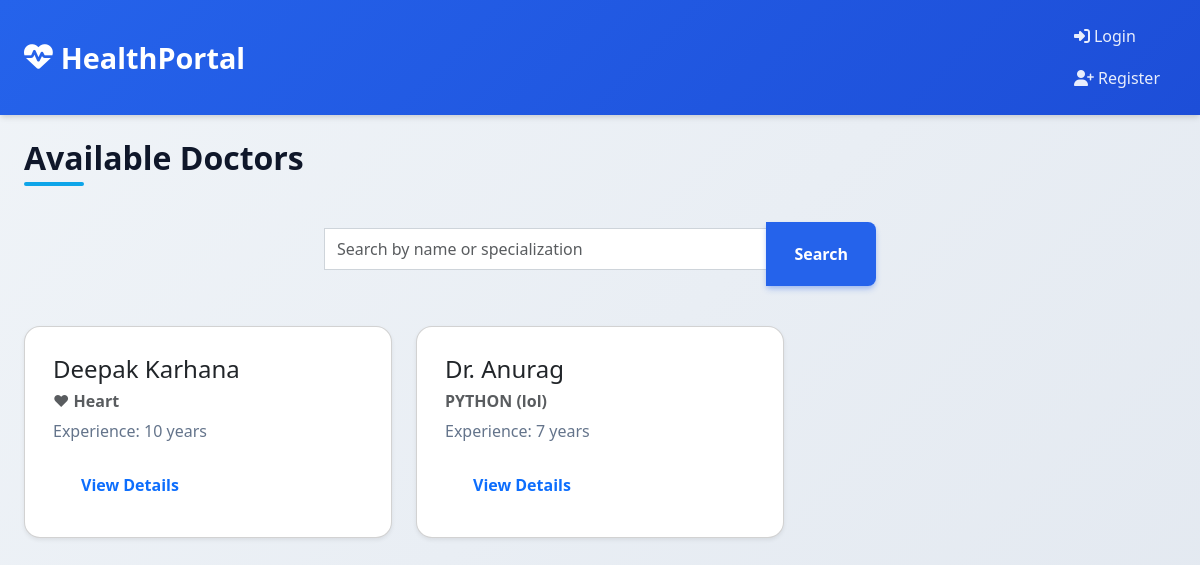
The app's page /doctors/, older data.
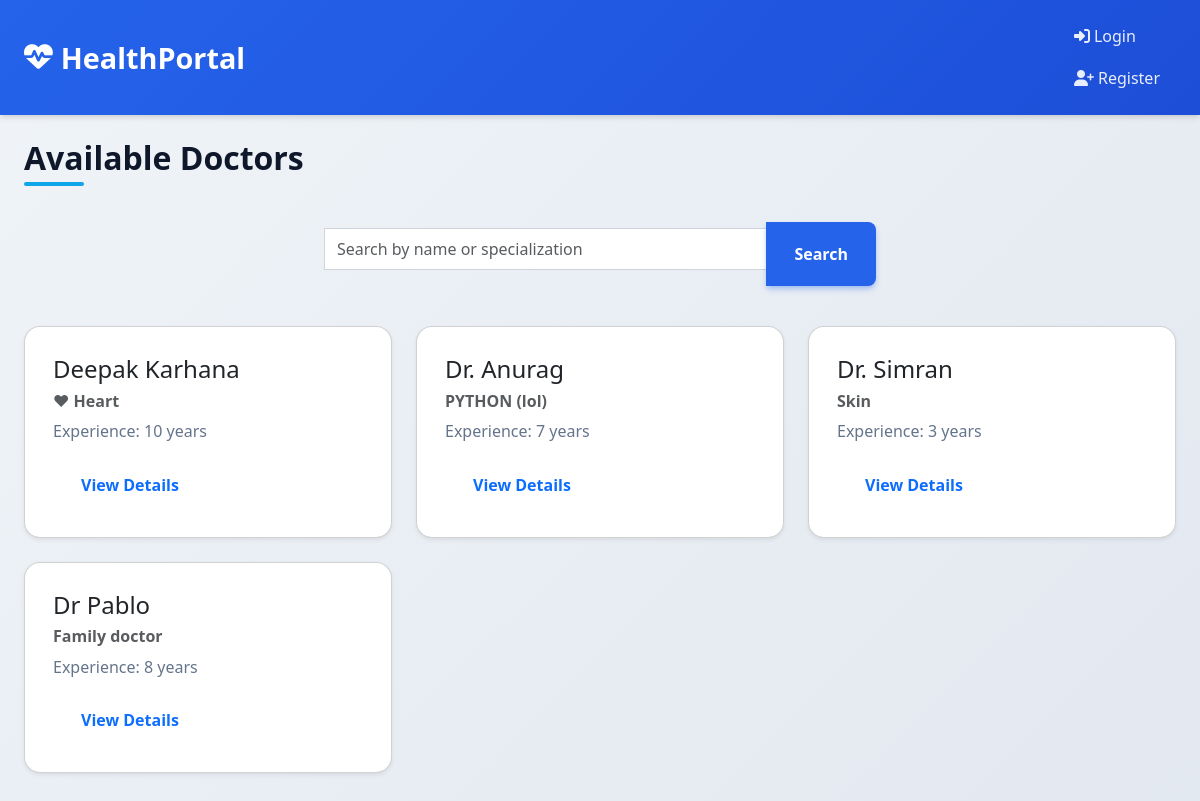
The same page, newer data.
### core/models.py (models this page shows, shortened)
class Doctor(models.Model):
    name = models.CharField(max_length=100)
    specialization = models.CharField(max_length=100)
    experience = models.PositiveIntegerField()
    description = models.TextField(blank=True)

### core/views.py (the view)
# urls.py: path('doctors/', views.doctor_list, name='doctor_list'),
def doctor_list(request):
    doctors = Doctor.objects.all()
    query = request.GET.get('q')
    if query:
        doctors = doctors.filter(specialization__icontains=query) | doctors.filter(name__icontains=query)
    return render(request, 'doctor_list.html', {'doctors': doctors})

### templates/doctor_list.html (shortened to what this page needs)
{% load static %}
<!DOCTYPE html>
<html lang="en">
<head>
    <link href="https://cdn.jsdelivr.net/npm/bootstrap@5.3.3/dist/css/bootstrap.min.css" rel="stylesheet" />
    <link rel="stylesheet" href="{% static 'css/style.css' %}" />
    <link rel="stylesheet" href="https://cdnjs.cloudflare.com/ajax/libs/font-awesome/6.4.0/css/all.min.css" />
</head>
<body>
    {% include 'includes/navbar.html' %}
    <div class="container mt-4">
        <h2>Available Doctors</h2>
        <form method="get" class="input-group mb-3">
            <input type="text" name="q" class="form-control" placeholder="Search by name or specialization" value="{{ request.GET.q }}">
            <button type="submit" class="btn btn-primary">Search</button>
        </form>
        {% if doctors %}
            <div class="row">
                {% for doctor in doctors %}
                <div class="col-md-4 mb-4">
                    <div class="card h-100 shadow-sm">
                        <div class="card-body">
                            <h5 class="card-title">{{ doctor.name }}</h5>
                            <h6 class="card-subtitle mb-2 text-muted">{{ doctor.specialization }}</h6>
                            <p class="card-text">Experience: {{ doctor.experience }} years</p>
                            <a href="{% url 'doctor_detail' doctor.id %}" class="btn btn-outline-primary">View Details</a>
                        </div>
                    </div>
                </div>
                {% endfor %}
            </div>
        {% else %}
            <p>No doctors found.</p>
        {% endif %}
    </div>
</body>
</html>

### templates/includes/navbar.html
<nav class="navbar navbar-expand-lg navbar-dark bg-primary">
  <div class="container">
    <a class="navbar-brand" href="{% url 'home' %}">
      <i class="fas fa-heartbeat"></i> HealthPortal
    </a>
    <div class="nav-links">
      {% if user.is_authenticated %}
        <a class="nav-link" href="{% url 'profile' %}">
          <i class="fas fa-user-circle me-1"></i>My Profile
        </a>
        <a class="nav-link" href="{% url 'logout' %}">
          <i class="fas fa-sign-out-alt me-1"></i>Logout
        </a>
      {% else %}
        <a class="nav-link" href="{% url 'login' %}">
          <i class="fas fa-sign-in-alt me-1"></i>Login
        </a>
        <a class="nav-link" href="{% url 'register' %}">
          <i class="fas fa-user-plus me-1"></i>Register
        </a>
      {% endif %}
    </div>
  </div>
</nav>

### static/css/style.css (style rules this page uses)
:root { --primary: #2563eb; --primary-dark: #1d4ed8; --secondary: #0f172a; --accent: #0ea5e9; --light: #f8fafc; --gray: #64748b; --success: #10b981; --card-shadow: 0 20px 25px -5px rgba(0, 0, 0, 0.1), 0 8px 10px -6px rgba(0, 0, 0, 0.1); --hover-shadow: 0 25px 50px -12px rgba(0, 0, 0, 0.25); --transition: all 0.3s cubic-bezier(0.4, 0, 0.2, 1); }
* { box-sizing: border-box; margin: 0; padding: 0; }
body { font-family: 'Segoe UI', system-ui, -apple-system, sans-serif; background: linear-gradient(135deg, #f0f4f8 0%, #e2e8f0 100%); color: #1e293b; line-height: 1.6; min-height: 100vh; padding-bottom: 2rem; }
.container { max-width: 1200px; margin: 0 auto; padding: 0 1.5rem; }
h1, h2, h3, h4 { font-weight: 700; line-height: 1.2; color: var(--secondary); }
h2 { font-size: 2rem; margin-bottom: 1.25rem; position: relative; }
h2::after { content: ''; position: absolute; bottom: -8px; left: 0; width: 60px; height: 4px; background: var(--accent); border-radius: 4px; }
p { margin-bottom: 1rem; color: var(--gray); }
.navbar { background: linear-gradient(135deg, var(--primary) 0%, var(--primary-dark) 100%); box-shadow: 0 4px 6px -1px rgba(0, 0, 0, 0.1), 0 2px 4px -1px rgba(0, 0, 0, 0.06); padding: 1rem 0; position: sticky; top: 0; z-index: 100; }
.navbar .container { display: flex; justify-content: space-between; align-items: center; }
.navbar-brand { font-size: 1.8rem; font-weight: 800; color: white; text-decoration: none; display: flex; align-items: center; gap: 0.5rem; }
.nav-link { color: rgba(255, 255, 255, 0.9); text-decoration: none; font-weight: 500; padding: 0.5rem 1rem; border-radius: 6px; transition: var(--transition); }
.card { background: white; border-radius: 16px; box-shadow: var(--card-shadow); overflow: hidden; transition: var(--transition); height: 100%; }
.card-body { padding: 1.75rem; }
.card-title { font-size: 1.5rem; margin-bottom: 0.75rem; }
.card-subtitle { color: var(--gray); font-weight: 600; margin-bottom: 1rem; display: block; }
.btn { display: inline-block; font-weight: 600; padding: 0.75rem 1.75rem; border-radius: 8px; text-align: center; text-decoration: none; cursor: pointer; transition: var(--transition); border: none; font-size: 1rem; }
.btn-primary { background: var(--primary); color: white; box-shadow: 0 4px 6px -1px rgba(37, 99, 235, 0.3), 0 2px 4px -1px rgba(37, 99, 235, 0.15); }
form { background-color: var(--card-bg); padding: 1.5rem; border-radius: var(--border-radius); box-shadow: var(--box-shadow); max-width: 600px; margin: 1rem auto 1.5rem; }
form input[type="text"], form input[type="date"], form input[type="time"], form select, form textarea { width: 100%; padding: 0.5rem 0.75rem; margin: 0.4rem 0 1rem 0; border: 1px solid #ced4da; border-radius: var(--border-radius); font-size: 1rem; transition: border-color var(--transition-fast), box-shadow var(--transition-fast); box-sizing: border-box; }

Row changes from the older to the newer data that the page shows:
added Doctor: name "Dr. Simran", specialization "Skin", experience "3"
added Doctor: name "Dr Pablo", specialization "Family doctor", experience "8"
